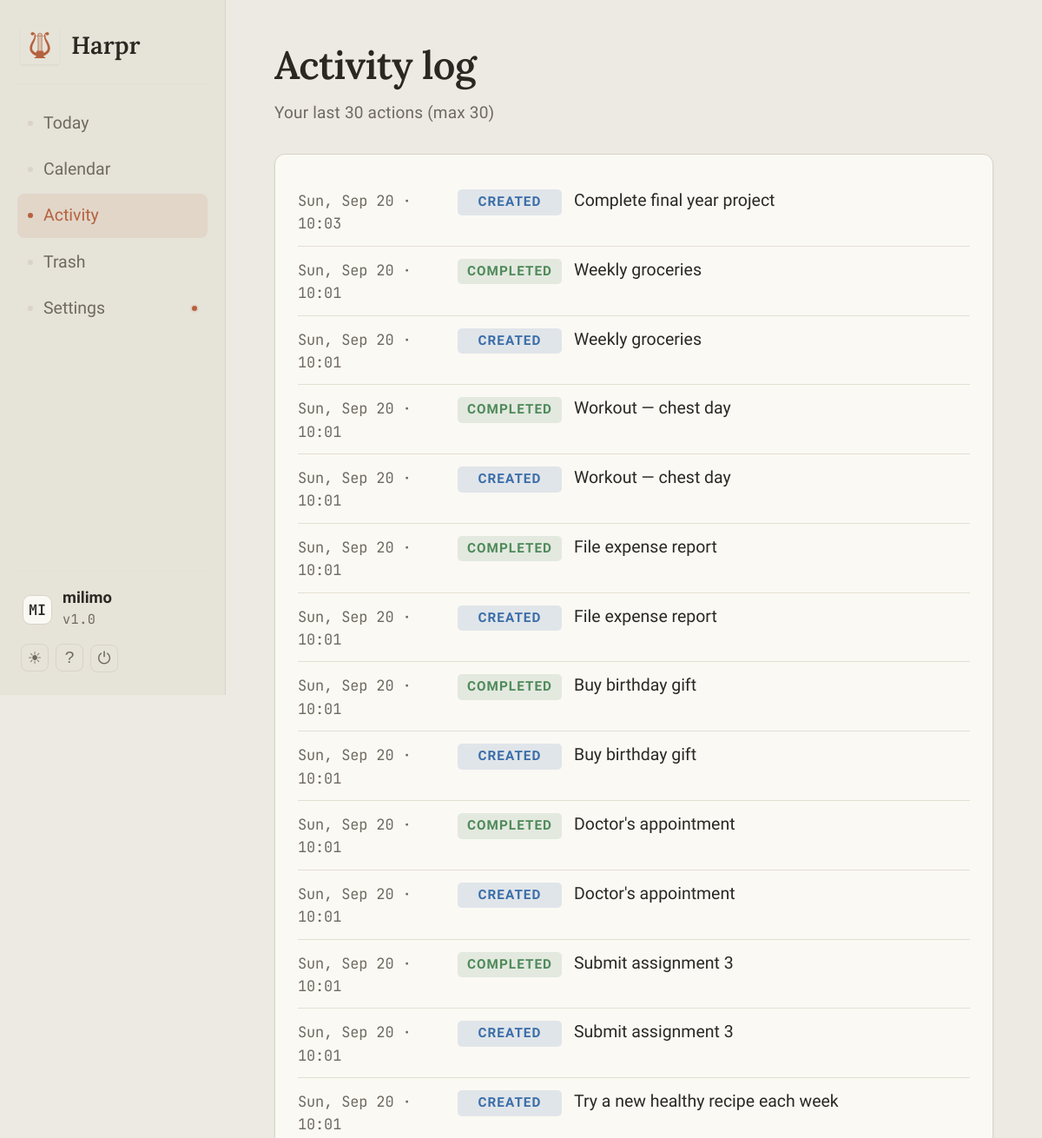
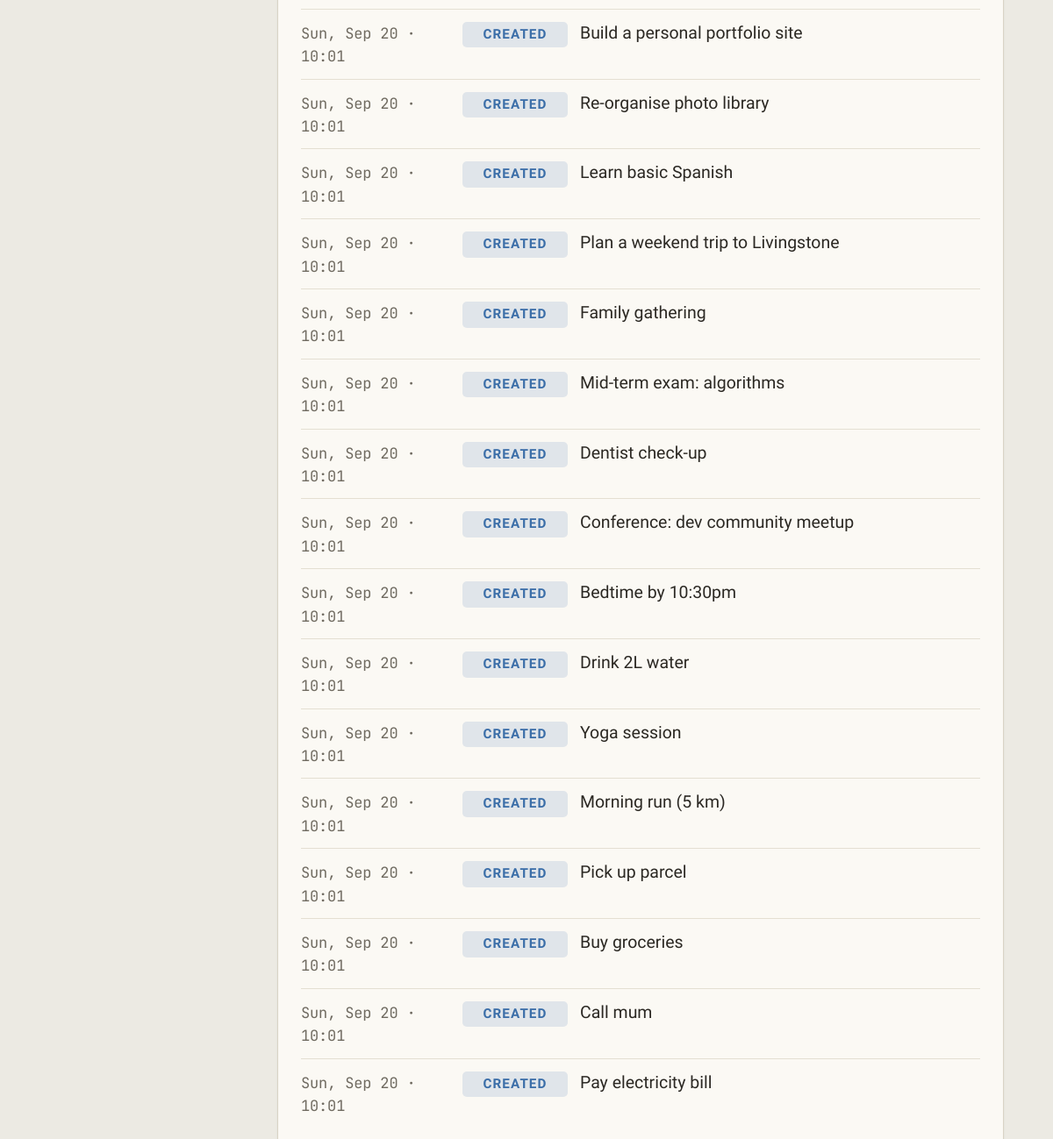
/activity-log/ (signed in), run on the app's committed database (2 pictures, top to bottom).
### tasks/models.py (models this page shows, shortened)
class ActivityLog(models.Model):
    ACTION_CHOICES = [
        ("created", "Created"),
        ("edited", "Edited"),
        ("completed", "Completed"),
        ("reopened", "Re-opened"),
        ("deleted", "Moved to trash"),
        ("restored", "Restored from trash"),
        ("purged", "Permanently deleted"),
    ]
    MAX_ENTRIES_PER_USER = 30
    user = models.ForeignKey(User, on_delete=models.CASCADE, related_name="activity_log")
    action = models.CharField(max_length=20, choices=ACTION_CHOICES)
    task_title = models.CharField(max_length=200)
    task = models.ForeignKey(
        Task, null=True, blank=True, on_delete=models.SET_NULL, related_name="activity_log"
    )
    created_at = models.DateTimeField(auto_now_add=True)
    class Meta:
        ordering = ["-created_at"]

### tasks/views.py (the view)
# urls.py: path("activity-log/", views.activity_log_view, name="activity_log"),
@login_required
def activity_log_view(request):
    entries = ActivityLog.objects.filter(user=request.user).order_by("-created_at")[:30]
    return render(request, "tasks/activity_log.html", {
        "entries": entries,
    })

### tasks/models.py (called while the page is built)
    @classmethod
    def for_user(cls, user):
        obj, _ = cls.objects.get_or_create(user=user)
        return obj

    def category_labels(self):
        return {
            "work": self.category_work_label or "Work",
            "study": self.category_study_label or "Study",
            "personal": self.category_personal_label or "Personal",
            "health": self.category_health_label or "Health",
        }

### tasks/templates/tasks/activity_log.html (shortened to what this page needs)
{% extends 'base.html' %}
{% block content %}
<div class="page-head">
  <div class="titles">
    <h1>Activity log</h1>
    <div class="meta">Your last {{ entries|length }} action{{ entries|length|pluralize }} (max 30)</div>
  </div>
</div>
<div class="card">
  {% if entries %}
    <ul class="activity-list">
      {% for e in entries %}
        <li class="activity-item action-{{ e.action }}">
          <span class="activity-time mono">{{ e.created_at|date:"D, M j · H:i" }}</span>
          <span class="activity-action act-{{ e.action }}">{{ e.get_action_display }}</span>
          <span class="activity-task">{{ e.task_title }}</span>
        </li>
      {% endfor %}
    </ul>
  {% else %}
    <div class="empty">
      Nothing here yet. Actions you take on tasks (create, edit, complete, delete, restore)
      will show up here.
    </div>
  {% endif %}
</div>
{% endblock %}

### templates/base.html (shortened to what this page needs)
{% load static %}<!DOCTYPE html>
<html lang="en" data-theme="light">
<head>
  <link rel="stylesheet" href="{% static 'css/cosmos.css' %}" />
</head>
<body>
  {% if user.is_authenticated %}
    <div class="layout">
      <aside class="sidebar">
        <div class="sidebar-brand">
          <div class="brand-mark" aria-hidden="true"><img src="{% static 'favicon.svg' %}" alt="" width="20" height="20"></div>
          <div class="brand-text">
            <div class="brand-name">{{ APP_NAME }}</div>
          </div>
        </div>
        <nav class="sidenav">
          <a href="{% url 'dashboard' %}" class="navlink {% if request.resolver_match.url_name == 'dashboard' %}active{% endif %}">
            <span class="nav-dot"></span> Today
          </a>
          <a href="{% url 'calendar' %}" class="navlink {% if request.resolver_match.url_name == 'calendar' %}active{% endif %}">
            <span class="nav-dot"></span> Calendar
          </a>
          <a href="{% url 'activity_log' %}" class="navlink {% if request.resolver_match.url_name == 'activity_log' %}active{% endif %}">
            <span class="nav-dot"></span> Activity
          </a>
          <a href="{% url 'trash_list' %}" class="navlink {% if request.resolver_match.url_name == 'trash_list' %}active{% endif %}">
            <span class="nav-dot"></span> Trash
          </a>
          <a href="{% url 'settings' %}" class="navlink {% if request.resolver_match.url_name == 'settings' %}active{% endif %}">
            <span class="nav-dot"></span> Settings
            <span class="reminders-pip reminders-pip--hint" id="reminders-pip" title="Enable browser notifications" hidden></span>
          </a>
        </nav>
        <div class="sidebar-footer">
          <div class="user-chip">
            <div class="user-avatar mono">{{ user.username|slice:":2"|upper }}</div>
            <div class="user-meta">
              <div class="user-name">{{ user.username }}</div>
              <div class="user-version mono">v1.0</div>
            </div>
          </div>
          <div class="footer-actions">
            <button id="theme-toggle" class="icon-btn" type="button" title="Toggle theme" aria-label="Toggle theme">
              <span class="theme-icon-light">☀</span>
            </button>
            <button id="shortcuts-help" class="icon-btn" type="button" title="Keyboard shortcuts" aria-label="Keyboard shortcuts">?</button>
            <form method="post" action="{% url 'logout' %}" style="margin:0;">
              <button type="submit" class="icon-btn" title="Sign out" aria-label="Sign out">⏻</button>
            </form>
          </div>
        </div>
      </aside>
      <main class="main">
        {% block content %}{% endblock %}
      </main>
    </div>
  {% else %}
    <main class="auth-shell">
      {% block auth_content %}{% endblock %}
    </main>
  {% endif %}
</body>
</html>

### data on the page
ActivityLog: created_at "Sun, Sep 20 · 10:03", action "CREATED", task_title "Complete final year project"
ActivityLog: created_at "Sun, Sep 20 · 10:01", action "COMPLETED", task_title "Weekly groceries"
ActivityLog: created_at "Sun, Sep 20 · 10:01", action "CREATED", task_title "Weekly groceries"
ActivityLog: created_at "Sun, Sep 20 · 10:01", action "COMPLETED", task_title "Workout — chest day"
ActivityLog: created_at "Sun, Sep 20 · 10:01", action "CREATED", task_title "Workout — chest day"
ActivityLog: created_at "Sun, Sep 20 · 10:01", action "COMPLETED", task_title "File expense report"
ActivityLog: created_at "Sun, Sep 20 · 10:01", action "CREATED", task_title "File expense report"
ActivityLog: created_at "Sun, Sep 20 · 10:01", action "COMPLETED", task_title "Buy birthday gift"
ActivityLog: created_at "Sun, Sep 20 · 10:01", action "CREATED", task_title "Buy birthday gift"
ActivityLog: created_at "Sun, Sep 20 · 10:01", action "COMPLETED", task_title "Doctor's appointment"
ActivityLog: created_at "Sun, Sep 20 · 10:01", action "CREATED", task_title "Doctor's appointment"
ActivityLog: created_at "Sun, Sep 20 · 10:01", action "COMPLETED", task_title "Submit assignment 3"
ActivityLog: created_at "Sun, Sep 20 · 10:01", action "CREATED", task_title "Submit assignment 3"
ActivityLog: created_at "Sun, Sep 20 · 10:01", action "CREATED", task_title "Try a new healthy recipe each week"
ActivityLog: created_at "Sun, Sep 20 · 10:01", action "CREATED", task_title "Build a personal portfolio site"
ActivityLog: created_at "Sun, Sep 20 · 10:01", action "CREATED", task_title "Re-organise photo library"
ActivityLog: created_at "Sun, Sep 20 · 10:01", action "CREATED", task_title "Learn basic Spanish"
ActivityLog: created_at "Sun, Sep 20 · 10:01", action "CREATED", task_title "Plan a weekend trip to Livingstone"
ActivityLog: created_at "Sun, Sep 20 · 10:01", action "CREATED", task_title "Family gathering"
ActivityLog: created_at "Sun, Sep 20 · 10:01", action "CREATED", task_title "Mid-term exam: algorithms"
ActivityLog: created_at "Sun, Sep 20 · 10:01", action "CREATED", task_title "Dentist check-up"
ActivityLog: created_at "Sun, Sep 20 · 10:01", action "CREATED", task_title "Conference: dev community meetup"
ActivityLog: created_at "Sun, Sep 20 · 10:01", action "CREATED", task_title "Bedtime by 10:30pm"
ActivityLog: created_at "Sun, Sep 20 · 10:01", action "CREATED", task_title "Drink 2L water"
ActivityLog: created_at "Sun, Sep 20 · 10:01", action "CREATED", task_title "Yoga session"
ActivityLog: created_at "Sun, Sep 20 · 10:01", action "CREATED", task_title "Morning run (5 km)"
ActivityLog: created_at "Sun, Sep 20 · 10:01", action "CREATED", task_title "Pick up parcel"
ActivityLog: created_at "Sun, Sep 20 · 10:01", action "CREATED", task_title "Buy groceries"
ActivityLog: created_at "Sun, Sep 20 · 10:01", action "CREATED", task_title "Call mum"
ActivityLog: created_at "Sun, Sep 20 · 10:01", action "CREATED", task_title "Pay electricity bill"

### other printed values
{{ APP_NAME }} "Harpr"
{{ user.username|slice:":2"|upper }} "MI"
{{ user.username }} "milimo"
{{ entries|length }} "30"
